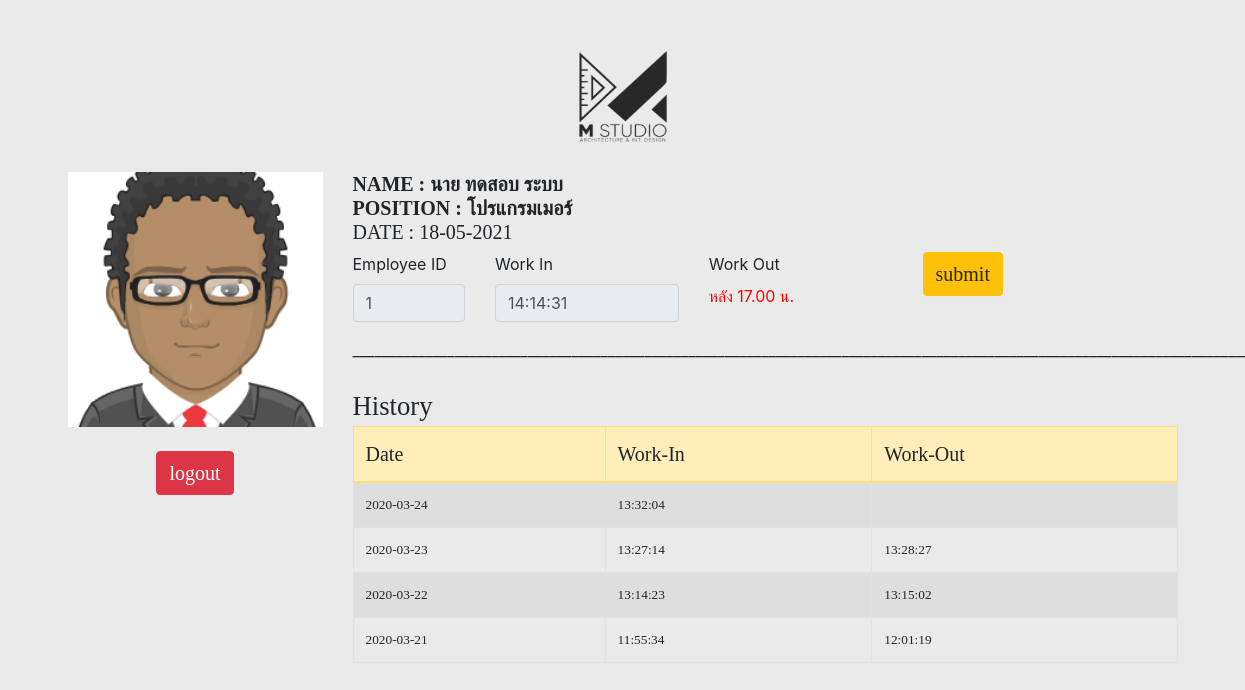
Page /profile.php (signed in) on the committed database.
### tables this page shows
CREATE TABLE `tbl_emp` (
  `m_id` int(11) NOT NULL,
  `m_username` varchar(50) NOT NULL,
  `m_password` varchar(50) NOT NULL,
  `m_firstname` varchar(50) NOT NULL,
  `m_name` varchar(100) NOT NULL,
  `m_lastname` varchar(100) NOT NULL,
  `m_position` varchar(100) NOT NULL,
  `img` varchar(100) NOT NULL,
  `m_phone` varchar(20) NOT NULL,
  `m_email` varchar(50) NOT NULL,
  `m_level` varchar(10) NOT NULL,
  `m_datesave` timestamp NOT NULL DEFAULT current_timestamp()
);

CREATE TABLE `tbl_work_io` (
  `id` int(11) NOT NULL,
  `m_id` int(11) NOT NULL COMMENT 'ไอดี พนง.',
  `workdate` date NOT NULL,
  `workin` time NOT NULL,
  `workout` time DEFAULT NULL
);

### profile.php (the view, shortened to what this page needs)
<?php
include('condb.php');
$m_id = $_SESSION['m_id'];
$queryemp = "SELECT * FROM tbl_emp WHERE m_id=$m_id";
$resultm = mysqli_query($condb, $queryemp) or die ("Error in query: $queryemp " . mysqli_error($condb));
$rowm = mysqli_fetch_array($resultm);
$timenow = date('H:i:s');
$datenow = date('Y-m-d');
$queryworkio = "SELECT MAX(workdate) as lastdate, workin, workout FROM tbl_work_io WHERE m_id=$m_id AND workdate='$datenow' ";
$resultio = mysqli_query($condb, $queryworkio) or die ("Error in query: $queryworkio " . mysqli_error($condb));
$rowio = mysqli_fetch_array($resultio);
?>
<!doctype html>
<html lang="en">
  <head>
    <link rel="stylesheet" href="https://stackpath.bootstrapcdn.com/bootstrap/4.4.1/css/bootstrap.min.css">
  </head>
  <body style="background-color: #e9eae9" >
    <div class="container">
      <div class="row">
        <div class="col col-sm-12">
          <br>
          <br>
          <div align="center">
           <img src="logo.png" width="100" height="100">
        </div>
          <br>
        </div>
      </div>
    </div>
    <div class="container">
      <div class="row">
        <div class="col col-sm-3">
          <img src="img/<?php echo $rowm['img'];?>" width='100%'>
          <br>
          <br>
          <div align="center">
          <a href="logout.php" class="btn btn-danger btn-sm-2" id="small" > logout </a>
          </div>
        </div>
        <div class="col col-sm-9">
         <h3 id="small"> <b>
          NAME : <?php echo  $rowm['m_firstname'].' '.$rowm['m_name']. ' '.$rowm['m_lastname'];?>
          <br>
          POSITION : <?php echo $rowm['m_position'];?>
          </b>
          <br>
          DATE : <?php echo date('d-m-Y');?>
          <br></h3>
          <form action="save.php"  method="post" class="form-horizontal">
            <div class="form-group row">
              <div class="col col-sm-2">
                <label for="m_id">Employee ID</label>
                <input type="text" class="form-control"   name="m_id"   placeholder="รหัสพนักงาน"   value="<?php echo $rowm['m_id'];?>"  readonly>
              </div>
              <div class="col col-sm-3">
                <label for="m_id">Work In</label>
                <?php
                if($timenow < '17:00:00'){
                if(isset($rowio['workin'])){ ?>
                <input type="text" class="form-control"   name="workin"   value="<?php echo $rowio['workin'];?>"  disabled>
                <?php }else{ ?>
                <input type="text" class="form-control"   name="workin"   value="<?php echo date('H:i:s');?>"  readonly>
                <?php  } }?>
              </div>
              <div class="col col-sm-3">
                <label for="m_id">Work Out</label>
                <?php
                if($timenow > '17:00:00'){
                if(isset($rowio['workout'])){ ?>
                <input type="text" class="form-control"   name="workout"  value="<?php echo $rowio['workout'];?>"  disabled>
                <?php }else{ ?>
                <input type="text" class="form-control"   name="workout"  value="<?php echo date('H:i:s');?>"  readonly>
                <?php
                }
                }else{
                echo '<br><font color="red"> หลัง 17.00 น. </font>';
                } ?>
              </div>
              <div class="col col-sm-2">
                <button type="submit" class="btn btn-warning" id="small" >submit</button>
              </div>
            </div>
          </form>
          ____________________________________________________________________________________________________________________________
          <br>
          <br>
          <div id="topic">History</div>
          <?php
          $querylist = "SELECT * FROM tbl_work_io WHERE m_id = $m_id ORDER BY workdate DESC";
          $resultlist = mysqli_query($condb, $querylist)  or die ("Error:" . mysqli_error($condb));
          echo "
          <table class='table table-bordered table-striped'>
          <thead>
            <tr class='table-warning'id='small'>
              <td>Date</td>
              <td>Work-In</td>
              <td>Work-Out</td>
            </tr>
            </thead>
            ";
            foreach ($resultlist as $value) {
            echo "<tr id='time'>";
              echo "<td>" .$value["workdate"] .  "</td> ";
              echo "<td>" .$value["workin"] .  "</td> ";
              echo "<td>" .$value["workout"] .  "</td> ";
            echo "</tr>";
            }
          echo '</table>';
          ?>
        </div>
      </div>
    </div>
    </body>
  </html>

### profile.php (style rules this page uses)
#topic { font-family: Elephant ; font-size: 20pt; }
#small { font-family: Elephant ; font-size: 15pt; }
#time { font-family: Elephant ; font-size: 10pt; }

### rows in the picture
tbl_emp: img (picture), m_firstname "นาย", m_name "ทดสอบ", m_lastname "ระบบ", m_position "โปรแกรมเมอร์", m_id "1"
tbl_work_io: workdate "2020-03-24", workin "13:32:04"
tbl_work_io: workdate "2020-03-23", workin "13:27:14", workout "13:28:27"
tbl_work_io: workdate "2020-03-22", workin "13:14:23", workout "13:15:02"
tbl_work_io: workdate "2020-03-21", workin "11:55:34", workout "12:01:19"
